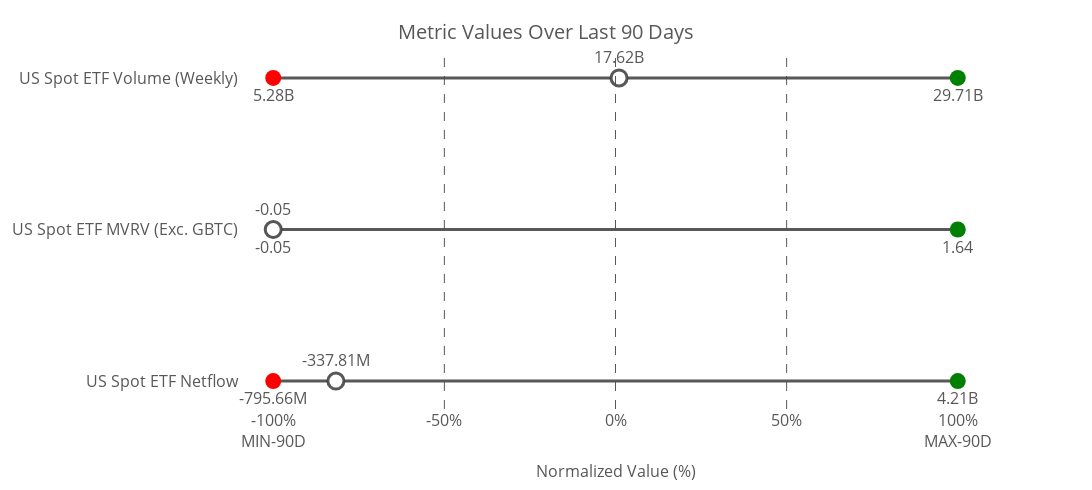

Notebook code cell kept with this figure:
### Code cell
# Manually define metrics and their titles
metrics_titles = {

    'etfFlow_sma_meandev': "US Spot ETF Netflow",
    'etfmvrv_sma_meandev': "US Spot ETF MVRV (Exc. GBTC)",
    'etfvol_sma_meandev': "US Spot ETF Volume (Weekly)"
       # Add more metrics and titles as needed
}

# Create the dot plot
fig = create_dot_plot(merged_df, metrics_titles)

# Show the plot
fig.show()

# Optionally, save the plot as an HTML file
import plotly.io as pio
pio.write_html(fig, file='normalized_spotETF2_raw_metrics_dot_plot.html')

### Figure 1 — Plotly figure (JSON) as saved in the notebook; plotly's stock layout.template omitted (floating-point values rounded to 4 significant figures)
{"data": [{"line": {"color": "rgba(70, 70, 70, 0.9)", "width": 3}, "mode": "lines", "showlegend": false, "x": [-100, 100], "y": ["US Spot ETF Netflow", "US Spot ETF Netflow"], "type": "scatter"}, {"marker": {"color": "red", "size": 16, "symbol": "circle"}, "mode": "markers+text", "name": "US Spot ETF Netflow Min", "text": ["-795.66M"], "textfont": {"color": "rgba(70, 70, 70, 0.9)", "size": 16}, "textposition": "bottom center", "x": [-100], "y": ["US Spot ETF Netflow"], "type": "scatter"}, {"marker": {"color": "green", "size": 16, "symbol": "circle"}, "mode": "markers+text", "name": "US Spot ETF Netflow Max", "text": ["4.21B"], "textfont": {"color": "rgba(70, 70, 70, 0.9)", "size": 16}, "textposition": "bottom center", "x": [100], "y": ["US Spot ETF Netflow"], "type": "scatter"}, {"marker": {"color": "white", "line": {"color": "rgba(70, 70, 70, 0.9)", "width": 3}, "size": 16, "symbol": "circle"}, "mode": "markers+text", "name": "US Spot ETF Netflow Current", "text": ["-337.81M"], "textfont": {"color": "rgba(70, 70, 70, 0.9)", "size": 16}, "textposition": "top center", "x": [-81.69], "y": ["US Spot ETF Netflow"], "type": "scatter"}, {"line": {"color": "rgba(70, 70, 70, 0.9)", "width": 3}, "mode": "lines", "showlegend": false, "x": [-100, 100], "y": ["US Spot ETF MVRV (Exc. GBTC)", "US Spot ETF MVRV (Exc. GBTC)"], "type": "scatter"}, {"marker": {"color": "red", "size": 16, "symbol": "circle"}, "mode": "markers+text", "name": "US Spot ETF MVRV (Exc. GBTC) Min", "text": ["-0.05"], "textfont": {"color": "rgba(70, 70, 70, 0.9)", "size": 16}, "textposition": "bottom center", "x": [-100], "y": ["US Spot ETF MVRV (Exc. GBTC)"], "type": "scatter"}, {"marker": {"color": "green", "size": 16, "symbol": "circle"}, "mode": "markers+text", "name": "US Spot ETF MVRV (Exc. GBTC) Max", "text": ["1.64"], "textfont": {"color": "rgba(70, 70, 70, 0.9)", "size": 16}, "textposition": "bottom center", "x": [100], "y": ["US Spot ETF MVRV (Exc. GBTC)"], "type": "scatter"}, {"marker": {"color": "white", "line": {"color": "rgba(70, 70, 70, 0.9)", "width": 3}, "size": 16, "symbol": "circle"}, "mode": "markers+text", "name": "US Spot ETF MVRV (Exc. GBTC) Current", "text": ["-0.05"], "textfont": {"color": "rgba(70, 70, 70, 0.9)", "size": 16}, "textposition": "top center", "x": [-100.0], "y": ["US Spot ETF MVRV (Exc. GBTC)"], "type": "scatter"}, {"line": {"color": "rgba(70, 70, 70, 0.9)", "width": 3}, "mode": "lines", "showlegend": false, "x": [-100, 100], "y": ["US Spot ETF Volume (Weekly)", "US Spot ETF Volume (Weekly)"], "type": "scatter"}, {"marker": {"color": "red", "size": 16, "symbol": "circle"}, "mode": "markers+text", "name": "US Spot ETF Volume (Weekly) Min", "text": ["5.28B"], "textfont": {"color": "rgba(70, 70, 70, 0.9)", "size": 16}, "textposition": "bottom center", "x": [-100], "y": ["US Spot ETF Volume (Weekly)"], "type": "scatter"}, {"marker": {"color": "green", "size": 16, "symbol": "circle"}, "mode": "markers+text", "name": "US Spot ETF Volume (Weekly) Max", "text": ["29.71B"], "textfont": {"color": "rgba(70, 70, 70, 0.9)", "size": 16}, "textposition": "bottom center", "x": [100], "y": ["US Spot ETF Volume (Weekly)"], "type": "scatter"}, {"marker": {"color": "white", "line": {"color": "rgba(70, 70, 70, 0.9)", "width": 3}, "size": 16, "symbol": "circle"}, "mode": "markers+text", "name": "US Spot ETF Volume (Weekly) Current", "text": ["17.62B"], "textfont": {"color": "rgba(70, 70, 70, 0.9)", "size": 16}, "textposition": "top center", "x": [1.038], "y": ["US Spot ETF Volume (Weekly)"], "type": "scatter"}], "layout": {"shapes": [{"line": {"color": "rgba(70, 70, 70, 0.9)", "dash": "dash", "width": 1}, "type": "line", "x0": -50, "x1": -50, "xref": "x", "y0": 0, "y1": 1, "yref": "paper"}, {"line": {"color": "rgba(70, 70, 70, 0.9)", "dash": "dash", "width": 1}, "type": "line", "x0": 0, "x1": 0, "xref": "x", "y0": 0, "y1": 1, "yref": "paper"}, {"line": {"color": "rgba(70, 70, 70, 0.9)", "dash": "dash", "width": 1}, "type": "line", "x0": 50, "x1": 50, "xref": "x", "y0": 0, "y1": 1, "yref": "paper"}], "title": {"font": {"color": "rgba(70, 70, 70, 0.9)", "size": 20}, "text": "Metric Values Over Last 90 Days", "y": 0.95, "x": 0.5, "xanchor": "center", "yanchor": "top"}, "xaxis": {"title": {"font": {"color": "rgba(70, 70, 70, 0.9)", "size": 16}, "text": "Normalized Value (%)"}, "tickfont": {"color": "rgba(70, 70, 70, 0.9)", "size": 16}, "showgrid": false, "range": [-110, 110], "tickvals": [-100, -50, 0, 50, 100], "ticktext": ["-100%<br>MIN-90D", "-50%", "0%", "50%", "100%<br>MAX-90D"], "showline": false, "zeroline": false}, "yaxis": {"tickfont": {"color": "rgba(70, 70, 70, 0.9)", "size": 16}, "title": {"standoff": 35}, "tickmode": "array", "tickvals": [0, 1, 2], "ticktext": ["US Spot ETF Netflow", "US Spot ETF MVRV (Exc. GBTC)", "US Spot ETF Volume (Weekly)"], "side": "left", "showgrid": false}, "margin": {"l": 100, "r": 100, "t": 50, "b": 20}, "font": {"color": "rgba(70, 70, 70, 0.9)", "size": 14}, "height": 490, "width": 1200, "showlegend": false, "plot_bgcolor": "white", "paper_bgcolor": "white"}}
